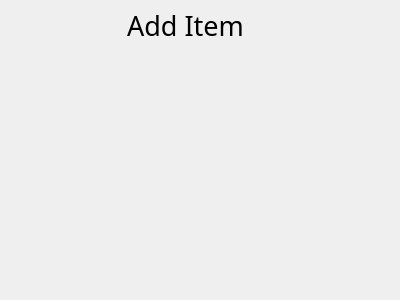
<?xml version="1.0" encoding="UTF-8"?>
<ui version="4.0">
 <class>add_item_dialog</class>
 <widget class="QDialog" name="add_item_dialog">
  <property name="geometry">
   <rect>
    <x>0</x>
    <y>0</y>
    <width>400</width>
    <height>300</height>
   </rect>
  </property>
  <property name="font">
   <font>
    <family>Book Antiqua</family>
    <pointsize>20</pointsize>
   </font>
  </property>
  <property name="windowTitle">
   <string>Dialog</string>
  </property>
  <widget class="QLabel" name="label">
   <property name="geometry">
    <rect>
     <x>110</x>
     <y>10</y>
     <width>151</width>
     <height>31</height>
    </rect>
   </property>
   <property name="text">
    <string>Add Item</string>
   </property>
   <property name="alignment">
    <set>Qt::AlignCenter</set>
   </property>
  </widget>
 </widget>
 <resources/>
 <connections/>
</ui>
